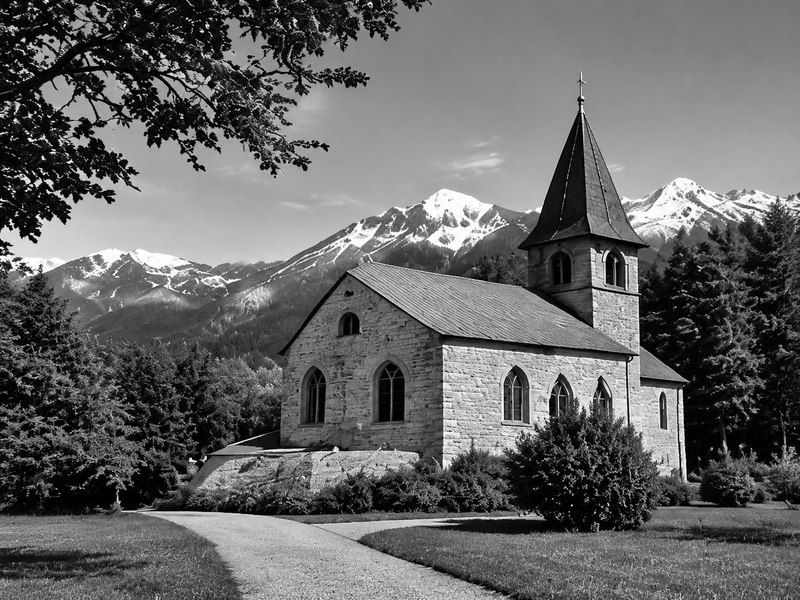
#> input picture Assignment-02/images/input/original_downsampling_800x600.png, 800 x 600 px
$ python downsampling_edge_detection.py
#> lines starting #> are read from the running program, lines starting #| are printed output that depends on the picture

from pathlib import Path  # Import Path for managing image and output folder locations.

import cv2  # Import OpenCV for image processing and edge detection.

import numpy as np  # Import NumPy for numerical calculations and image arrays.

import matplotlib.pyplot as plt  # Import Matplotlib for displaying and saving comparison figures.


# --------------------------------------------------
# STEP 1: DEFINE PROJECT DIRECTORIES
# --------------------------------------------------

script_dir = Path(__file__).resolve().parent  # Get the directory containing this Python file.

assignment_dir = script_dir.parent  # Move one level upward to the Assignment-02 directory.

input_dir = assignment_dir / "images" / "input"  # Define the input image directory.

output_dir = assignment_dir / "images" / "output"  # Define the output image directory.

output_dir.mkdir(parents=True, exist_ok=True)  # Create the output directory if it does not exist.


# --------------------------------------------------
# STEP 2: LOAD THE ORIGINAL GRAYSCALE IMAGE
# --------------------------------------------------

input_path = input_dir / "original_downsampling_800x600.png"  # Define the original image filename.

original = cv2.imread(str(input_path), cv2.IMREAD_GRAYSCALE)  # Load the image in grayscale format.
#> original is the input picture: shape (600, 800); min 0, max 255, mean 102.6

if original is None:  # Check whether the image was loaded successfully.
    raise FileNotFoundError(f"Original image not found: {input_path}")  # Stop execution if the image is missing.

original_height, original_width = original.shape  # Get the original image height and width.
#> original_height = 600; original_width = 800

if (original_width, original_height) != (800, 600):  # Verify the required original image dimensions.
    raise ValueError(f"Expected 800x600 image, but received {original_width}x{original_height}.")  # Report incorrect dimensions.

print("Original image loaded successfully.")  # Display a loading confirmation.

print("Original dimensions:", original_width, "x", original_height)  # Display original image dimensions.
#| Original dimensions: 800 x 600


# --------------------------------------------------
# STEP 3: SAVE THE ORIGINAL IMAGE
# --------------------------------------------------

cv2.imwrite(str(output_dir / "01_original_800x600.png"), original)  # Save a copy of the original grayscale image.


# --------------------------------------------------
# STEP 4: DEFINE DOWNSAMPLING SETTINGS
# --------------------------------------------------

gaussian_kernel = (5, 5)  # Define a 5x5 Gaussian smoothing kernel.

gaussian_sigma = 1.0  # Define the Gaussian standard deviation.

scale_factor = 0.5  # Reduce image width and height by 50 percent at each level.

canny_low = 100  # Define the lower Canny threshold.

canny_high = 200  # Define the upper Canny threshold.

images = [original]  # Create a list containing the original image.

image_names = ["Original (800x600)"]  # Store the original image label.


# --------------------------------------------------
# STEP 5: PERFORM THREE DOWNSAMPLING OPERATIONS
# --------------------------------------------------

current_image = original.copy()  # Make a copy to preserve the original image.

for level in range(1, 4):  # Repeat the downsampling process three times.

    smoothed_image = cv2.GaussianBlur(  # Apply Gaussian smoothing before reducing resolution.
        current_image,  # Supply the current image.
        gaussian_kernel,  # Supply the 5x5 Gaussian kernel.
        gaussian_sigma  # Supply the Gaussian standard deviation.
    )  # Finish Gaussian smoothing.

    downsampled_image = cv2.resize(  # Resize the smoothed image to half its dimensions.
        smoothed_image,  # Supply the smoothed image.
        None,  # Let OpenCV calculate the output dimensions.
        fx=scale_factor,  # Reduce the width by 50 percent.
        fy=scale_factor,  # Reduce the height by 50 percent.
        interpolation=cv2.INTER_AREA  # Use area-based interpolation for image reduction.
    )  # Finish the downsampling operation.

    current_image = downsampled_image  # Use the new image as the input for the next level.

    images.append(current_image)  # Add the downsampled image to the image list.

    height, width = current_image.shape  # Get the current image dimensions.

    image_names.append(f"Downsample {level} ({width}x{height})")  # Store the image label.

    cv2.imwrite(  # Save the downsampled image.
        str(output_dir / f"0{level + 1}_downsample_{level}.png"),  # Define its output filename.
        current_image  # Supply the image to save.
    )  # Finish saving the image.

    print(f"Downsampling {level}: {width} x {height}")  # Display the current image dimensions.
#> this loop made 3 passes
#> pass 1, `downsampled_image = cv2.resize(`:
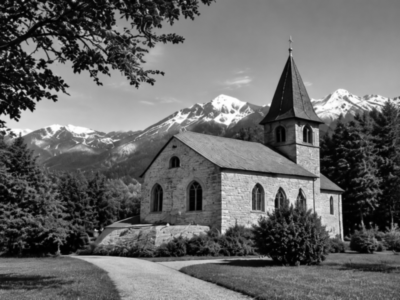
#> downsampled_image: shape (300, 400); min 0, max 255, mean 102.8
#> pass 2, `downsampled_image = cv2.resize(`:
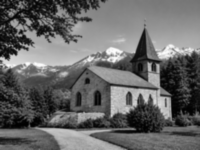
#> downsampled_image: shape (150, 200); min 1, max 253, mean 102.9
#> after the loop:
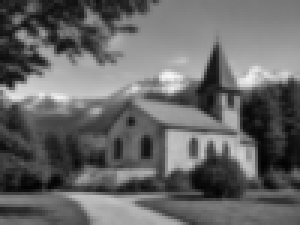
#> current_image: shape (75, 100) (shown 3 times larger); min 3, max 247, mean 103.1
#> after the loop, image_names = ['Original (800x600)', 'Downsample 1 (400x300)', 'Downsample 2 (200x150)', 'Downsample 3 (100x75)']; images = 4 items


# --------------------------------------------------
# STEP 6: PERFORM CANNY EDGE DETECTION
# --------------------------------------------------

edge_images = []  # Create a list to store all edge-detection results.

for index, current_image in enumerate(images):  # Process the original and all three downsampled images.

    canny_input = cv2.GaussianBlur(  # Apply light smoothing before Canny detection.
        current_image,  # Supply the current resolution image.
        gaussian_kernel,  # Use the same 5x5 Gaussian kernel.
        gaussian_sigma  # Use the same Gaussian standard deviation.
    )  # Finish the smoothing operation.

    edges = cv2.Canny(  # Perform Canny edge detection.
        canny_input,  # Supply the smoothed grayscale image.
        canny_low,  # Supply the lower threshold.
        canny_high  # Supply the upper threshold.
    )  # Finish Canny edge detection.

    edge_images.append(edges)  # Store the resulting edge image.

    cv2.imwrite(  # Save the edge-detection result.
        str(output_dir / f"edges_{index}_{['original', 'downsample_1', 'downsample_2', 'downsample_3'][index]}.png"),  # Define the output filename.
        edges  # Supply the Canny edge image.
    )  # Finish saving the edge image.

    print(f"Edge detection completed: {image_names[index]}")  # Display the processing confirmation.
#> this loop made 4 passes
#| Edge detection completed: Original (800x600)
#| Edge detection completed: Downsample 1 (400x300)
#| Edge detection completed: Downsample 2 (200x150)
#| Edge detection completed: Downsample 3 (100x75)
#> pass 1, `edges = cv2.Canny(`:
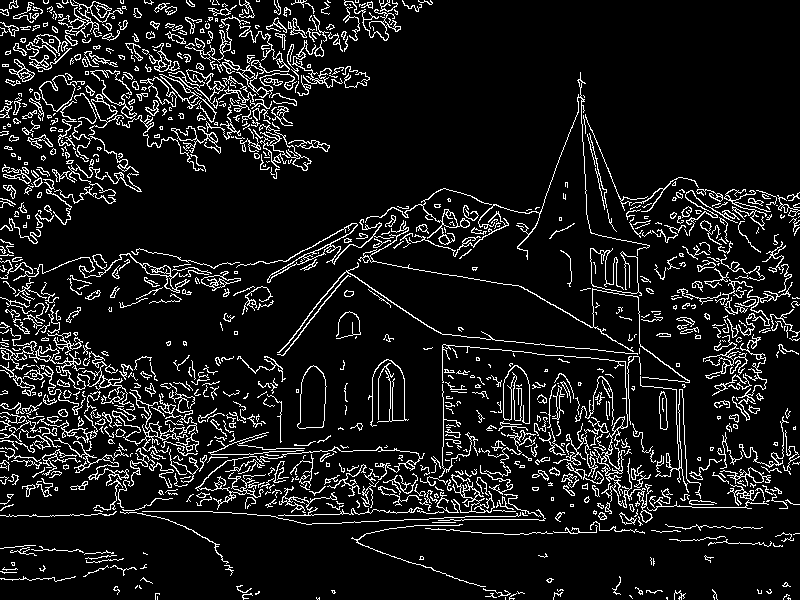
#> edges: shape (600, 800); 10% white in thin lines or dots
#> pass 3, `edges = cv2.Canny(`:
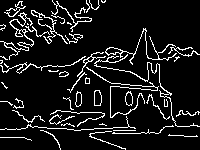
#> edges: shape (150, 200); 10% white in thin lines or dots
#> after the loop:
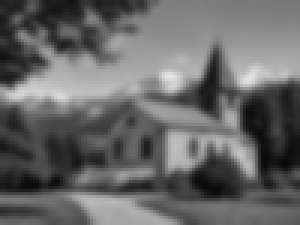
#> canny_input: shape (75, 100) (shown 3 times larger); min 8, max 230, mean 103.1
#> after the loop, edge_images = 4 items


# --------------------------------------------------
# STEP 7: DISPLAY ORIGINAL AND DOWNSAMPLED IMAGES
# --------------------------------------------------

figure, axes = plt.subplots(  # Create a figure containing two rows and four columns.
    2,  # Define two rows.
    4,  # Define four columns.
    figsize=(16, 9)  # Set the overall figure size.
)  # Finish figure creation.

for index in range(4):  # Loop through the original image and three downsampled images.

    axes[0, index].imshow(images[index], cmap="gray")  # Display each grayscale image in the first row.

    axes[0, index].set_title(image_names[index])  # Add the corresponding image title.

    axes[0, index].axis("off")  # Hide the coordinate axes.


# --------------------------------------------------
# STEP 8: DISPLAY EDGE-DETECTION RESULTS
# --------------------------------------------------

for index in range(4):  # Loop through all four edge-detection results.

    axes[1, index].imshow(edge_images[index], cmap="gray")  # Display each Canny edge image in the second row.

    axes[1, index].set_title(f"Edge Detection - {image_names[index]}")  # Add the edge image title.

    axes[1, index].axis("off")  # Hide the coordinate axes.


# --------------------------------------------------
# STEP 9: SAVE THE COMPARISON FIGURE
# --------------------------------------------------

plt.tight_layout()  # Automatically adjust spacing between the images.

plt.savefig(  # Save the complete comparison figure.
    output_dir / "09_downsampling_edge_comparison.png",  # Define the comparison image filename.
    dpi=300,  # Set high image resolution for the Word report.
    bbox_inches="tight"  # Remove unnecessary outer whitespace.
)  # Finish saving the comparison figure.
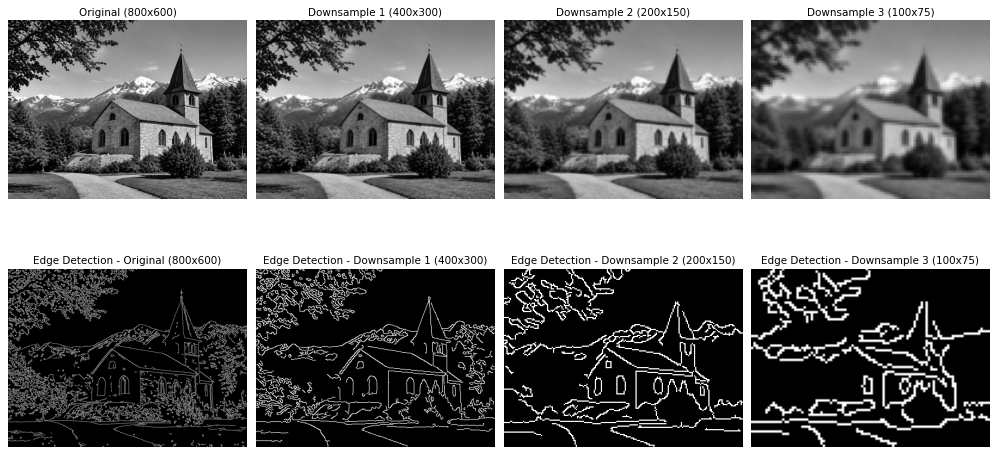
#> figure drawn by matplotlib, 8 panels

plt.show()  # Display all original, downsampled, and edge images.

plt.close()  # Close the Matplotlib figure.


# --------------------------------------------------
# STEP 10: DISPLAY FINAL EXPERIMENT INFORMATION
# --------------------------------------------------

print("\n========== EXPERIMENT COMPLETED ==========")  # Display the experiment completion heading.

for index, current_image in enumerate(images):  # Loop through all four image resolutions.

    height, width = current_image.shape  # Get the current image dimensions.

    total_pixels = width * height  # Calculate the total number of pixels.

    print(f"{image_names[index]}: {width} x {height}, Pixels: {total_pixels}")  # Display dimensions and pixel count.
#> this loop made 4 passes
#> (height, width, total_pixels) on passes 1 to 4: (600, 800, 480000), (300, 400, 120000), (150, 200, 30000), (75, 100, 7500)
#| Original (800x600): 800 x 600, Pixels: 480000
#| Downsample 1 (400x300): 400 x 300, Pixels: 120000
#| Downsample 2 (200x150): 200 x 150, Pixels: 30000
#| Downsample 3 (100x75): 100 x 75, Pixels: 7500

print("Canny lower threshold:", canny_low)  # Display the lower Canny threshold.

print("Canny upper threshold:", canny_high)  # Display the upper Canny threshold.

print("All output images saved in:", output_dir)  # Display the final output directory.
